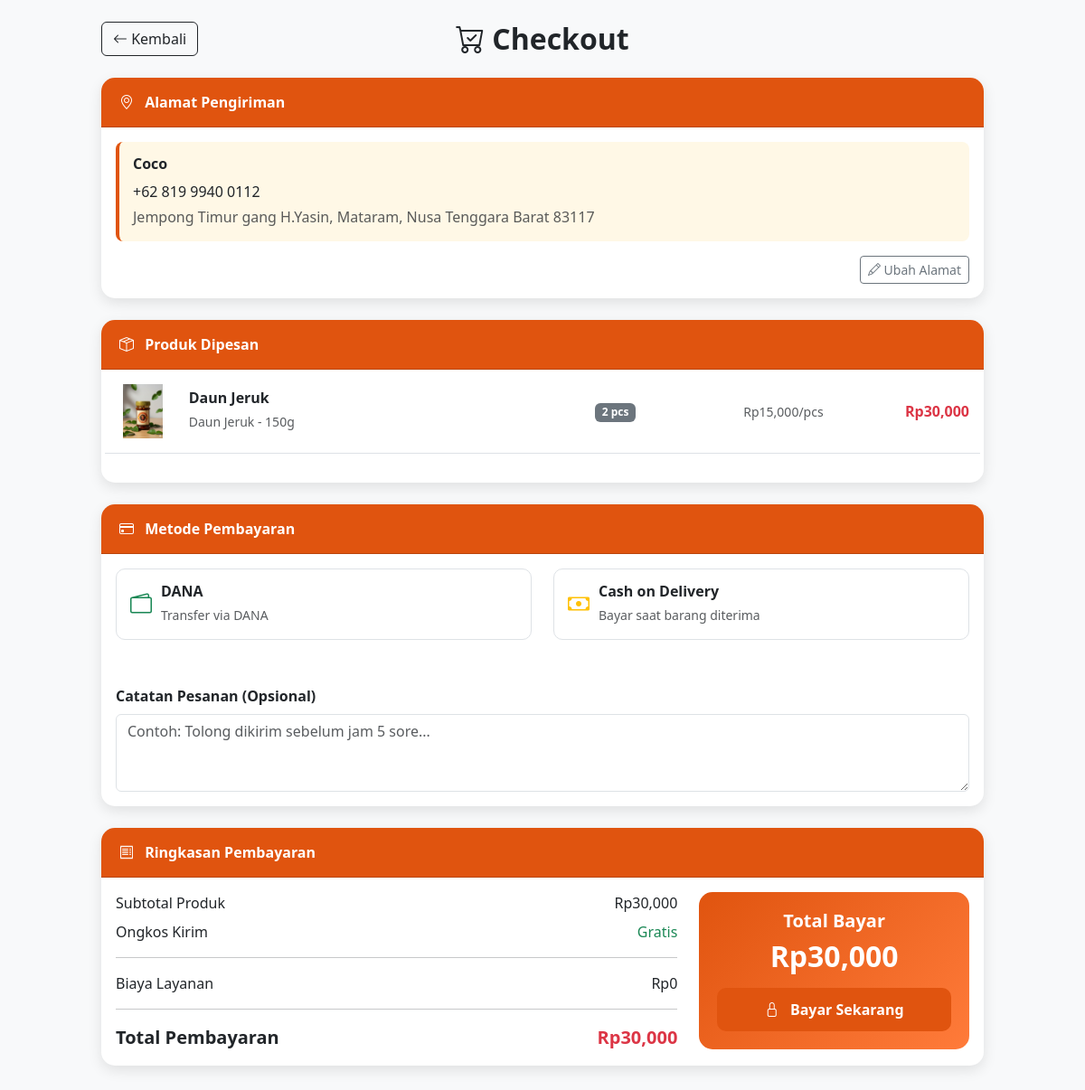
The page /checkout.php (signed in) on the database its author committed.
### tables this page shows
CREATE TABLE `alamat` (
  `alamat_id` int(12) NOT NULL,
  `user_id` int(12) NOT NULL,
  `nama_penerima` varchar(100) NOT NULL,
  `no_telepon` varchar(20) NOT NULL,
  `alamat_lengkap` text NOT NULL,
  `provinsi` varchar(100) NOT NULL,
  `kota` varchar(100) NOT NULL,
  `kode_pos` varchar(10) NOT NULL,
  `is_default_alamat` tinyint(4) NOT NULL
);

CREATE TABLE `cart` (
  `id` int(11) NOT NULL,
  `user_id` int(11) NOT NULL,
  `product_id` int(11) NOT NULL,
  `qty` int(11) DEFAULT 1
);

CREATE TABLE `products` (
  `id` int(11) NOT NULL,
  `nama` varchar(100) NOT NULL,
  `varian` enum('Original','Daun Jeruk','Lengkuas') NOT NULL,
  `ukuran` varchar(50) NOT NULL,
  `harga` int(11) NOT NULL,
  `gambar` varchar(255) DEFAULT NULL,
  `stok` int(50) NOT NULL
);

### function.php (called while the page is built, shortened)
<?php
include_once 'koneksi.php';
function getDefaultAddress($user_id) {
    global $conn;
    $stmt = $conn->prepare("SELECT * FROM alamat WHERE user_id = ? AND is_default_alamat = 1 LIMIT 1");
    $stmt->bind_param("i", $user_id);
    $stmt->execute();
    return $stmt->get_result()->fetch_assoc();
}
function displayPhoneNumber($phone) {
    $phone = preg_replace('/[^0-9]/', '', $phone);
    $formatted = '+62 ' . substr($phone, 2, 3) . ' ' . substr($phone, 5, 4);
    if (strlen($phone) > 9) {
        $formatted .= ' ' . substr($phone, 9);
    }
    return trim($formatted);
}
?>

### checkout.php (the view, shortened to what this page needs)
<?php
require "koneksi.php";
require "function.php";
$user_id = $_SESSION['user_id'];
$cart_query = "SELECT cart.id AS cart_id, cart.qty, products.*
              FROM cart
              JOIN products ON cart.product_id = products.id
              WHERE cart.user_id = $user_id";
$cart_result = mysqli_query($conn, $cart_query);
$total = 0;
$cart_items = [];
while($row = mysqli_fetch_assoc($cart_result)) {
    $subtotal = $row['harga'] * $row['qty'];
    $total += $subtotal;
    $cart_items[] = $row;
}
$alamat_utama = getDefaultAddress($user_id);
?>
<!DOCTYPE html>
<html lang="en">
<head>
    <link href="https://cdn.jsdelivr.net/npm/bootstrap@5.3.8/dist/css/bootstrap.min.css" rel="stylesheet">
    <link rel="stylesheet" href="https://cdn.jsdelivr.net/npm/bootstrap-icons@1.11.1/font/bootstrap-icons.css">
</head>
<body>
<div class="container py-4 checkout-container">
    <div class="d-flex align-items-center justify-content-center position-relative mb-4">
        <a href="keranjang.php" class="btn btn-outline-dark position-absolute start-0">
            <i class="bi bi-arrow-left"></i> Kembali
        </a>
        <h2 class="fw-bold text-center d-flex align-items-center gap-2 m-0">
            <i class="bi bi-cart-check"></i> Checkout
        </h2>
    </div>
    <form method="POST" action="">
        <div class="card card-checkout mb-4">
            <div class="card-header card-header-checkout">
                <i class="bi bi-geo-alt me-2"></i> Alamat Pengiriman
            </div>
            <div class="card-body">
                <?php if($alamat_utama): ?>
                    <div class="address-box">
                        <h6 class="fw-bold"><?php echo htmlspecialchars($alamat_utama['nama_penerima']); ?></h6>
                        <p class="mb-1"><?php echo displayPhoneNumber($alamat_utama['no_telepon']); ?></p>
                        <p class="mb-0 text-muted">
                            <?php echo htmlspecialchars($alamat_utama['alamat_lengkap']); ?>,
                            <?php echo htmlspecialchars($alamat_utama['kota']); ?>,
                            <?php echo htmlspecialchars($alamat_utama['provinsi']); ?>
                            <?php echo htmlspecialchars($alamat_utama['kode_pos']); ?>
                        </p>
                    </div>
                    <div class="text-end mt-3">
                        <a href="alamat_saya.php" class="btn btn-outline-secondary btn-sm">
                            <i class="bi bi-pencil"></i> Ubah Alamat
                        </a>
                    </div>
                <?php endif; ?>
            </div>
        </div>
        <div class="card card-checkout mb-4">
            <div class="card-header card-header-checkout">
                <i class="bi bi-box-seam me-2"></i> Produk Dipesan
            </div>
            <div class="card-body">
                <?php foreach($cart_items as $item): ?>
                    <div class="row align-items-center mb-3 pb-3 border-bottom">
                        <div class="col-1">
                            <img src="images/<?php echo htmlspecialchars($item['gambar']); ?>"
                                 class="product-img-small" alt="<?php echo htmlspecialchars($item['nama']); ?>">
                        </div>
                        <div class="col-5">
                            <h6 class="mb-1 fw-bold"><?php echo htmlspecialchars($item['nama']); ?></h6>
                            <small class="text-muted"><?php echo htmlspecialchars($item['varian']); ?> - <?php echo htmlspecialchars($item['ukuran']); ?></small>
                        </div>
                        <div class="col-2 text-center">
                            <span class="badge bg-secondary"><?php echo $item['qty']; ?> pcs</span>
                        </div>
                        <div class="col-2 text-end">
                            <small class="text-muted">Rp<?php echo number_format($item['harga']); ?>/pcs</small>
                        </div>
                        <div class="col-2 text-end fw-bold text-danger">
                            Rp<?php echo number_format($item['harga'] * $item['qty']); ?>
                        </div>
                    </div>
                <?php endforeach; ?>
            </div>
        </div>
        <div class="card card-checkout mb-4">
            <div class="card-header card-header-checkout">
                <i class="bi bi-credit-card me-2"></i> Metode Pembayaran
            </div>
            <div class="card-body">
                <div class="row">
                    <div class="col-md-6 mb-3">
                        <div class="payment-method" onclick="selectPayment('dana')">
                            <div class="d-flex align-items-center">
                                <div class="payment-icon text-success">
                                    <i class="bi bi-wallet2"></i>
                                </div>
                                <div>
                                    <h6 class="mb-1 fw-bold">DANA</h6>
                                    <small class="text-muted">Transfer via DANA</small>
                                </div>
                            </div>
                        </div>
                    </div>
                    <div class="col-md-6 mb-3">
                        <div class="payment-method" onclick="selectPayment('cash')">
                            <div class="d-flex align-items-center">
                                <div class="payment-icon text-warning">
                                    <i class="bi bi-cash"></i>
                                </div>
                                <div>
                                    <h6 class="mb-1 fw-bold">Cash on Delivery</h6>
                                    <small class="text-muted">Bayar saat barang diterima</small>
                                </div>
                            </div>
                        </div>
                    </div>
                </div>
                <div class="mt-4">
                    <label class="form-label fw-semibold">Catatan Pesanan (Opsional)</label>
                    <textarea name="catatan" class="form-control" rows="3" placeholder="Contoh: Tolong dikirim sebelum jam 5 sore..."></textarea>
                </div>
            </div>
        </div>
        <div class="card card-checkout mb-4">
            <div class="card-header card-header-checkout">
                <i class="bi bi-receipt me-2"></i> Ringkasan Pembayaran
            </div>
            <div class="card-body">
                <div class="row">
                    <div class="col-md-8">
                        <div class="d-flex justify-content-between mb-2">
                            <span>Subtotal Produk</span>
                            <span>Rp<?php echo number_format($total); ?></span>
                        </div>
                        <div class="d-flex justify-content-between mb-2">
                            <span>Ongkos Kirim</span>
                            <span class="text-success">Gratis</span>
                        </div>
                        <hr>
                        <div class="d-flex justify-content-between mb-2">
                            <span>Biaya Layanan</span>
                            <span>Rp0</span>
                        </div>
                        <hr>
                        <div class="d-flex justify-content-between fw-bold fs-5">
                            <span>Total Pembayaran</span>
                            <span class="text-danger">Rp<?php echo number_format($total); ?></span>
                        </div>
                    </div>
                    <div class="col-md-4">
                        <div class="total-box text-center">
                            <h5 class="fw-bold">Total Bayar</h5>
                            <h2 class="fw-bold mb-3">Rp<?php echo number_format($total); ?></h2>
                            <button type="submit" class="btn-checkout">
                                <i class="bi bi-lock me-2"></i> Bayar Sekarang
                            </button>
                        </div>
                    </div>
                </div>
            </div>
        </div>
    </form>
</div>
</body>
</html>

### checkout.php (style rules this page uses)
body { background-color: #f8f9fa; }
.checkout-container { max-width: 1000px; margin: auto; }
.card-checkout { border-radius: 15px; border: none; box-shadow: 0 5px 15px rgba(0,0,0,0.1); margin-bottom: 20px; }
.card-header-checkout { background-color: #e0540f; color: white; border-radius: 15px 15px 0 0 !important; padding: 15px 20px; font-weight: bold; }
.product-img-small { width: 60px; height: 60px; object-fit: contain; border-radius: 8px; }
.address-box { background: #fff8e6; border-left: 4px solid #e0540f; padding: 15px; border-radius: 8px; }
.payment-method { border: 1px solid #dee2e6; border-radius: 10px; padding: 15px; margin-bottom: 10px; cursor: pointer; transition: all 0.3s; }
.payment-icon { font-size: 1.5rem; margin-right: 10px; }
.total-box { background: linear-gradient(135deg, #e0540f, #ff7b3a); color: white; padding: 20px; border-radius: 15px; }
.btn-checkout { background: #e0540f; color: white; padding: 12px; font-weight: bold; border-radius: 10px; width: 100%; border: none; transition: all 0.3s; }

### rows shown on the page
alamat: nama_penerima "Coco", no_telepon "+62 819 9940 0112", alamat_lengkap "Jempong Timur gang H.Yasin", kota "Mataram", provinsi "Nusa Tenggara Barat", kode_pos "83117"
cart: product.gambar (picture), product.nama "Daun Jeruk", product.varian "Daun Jeruk", product.ukuran "150g", qty "2", product.harga "15,000", $item['harga'] * $item['qty'] "30,000"

### other values the page prints
$total "30,000"
